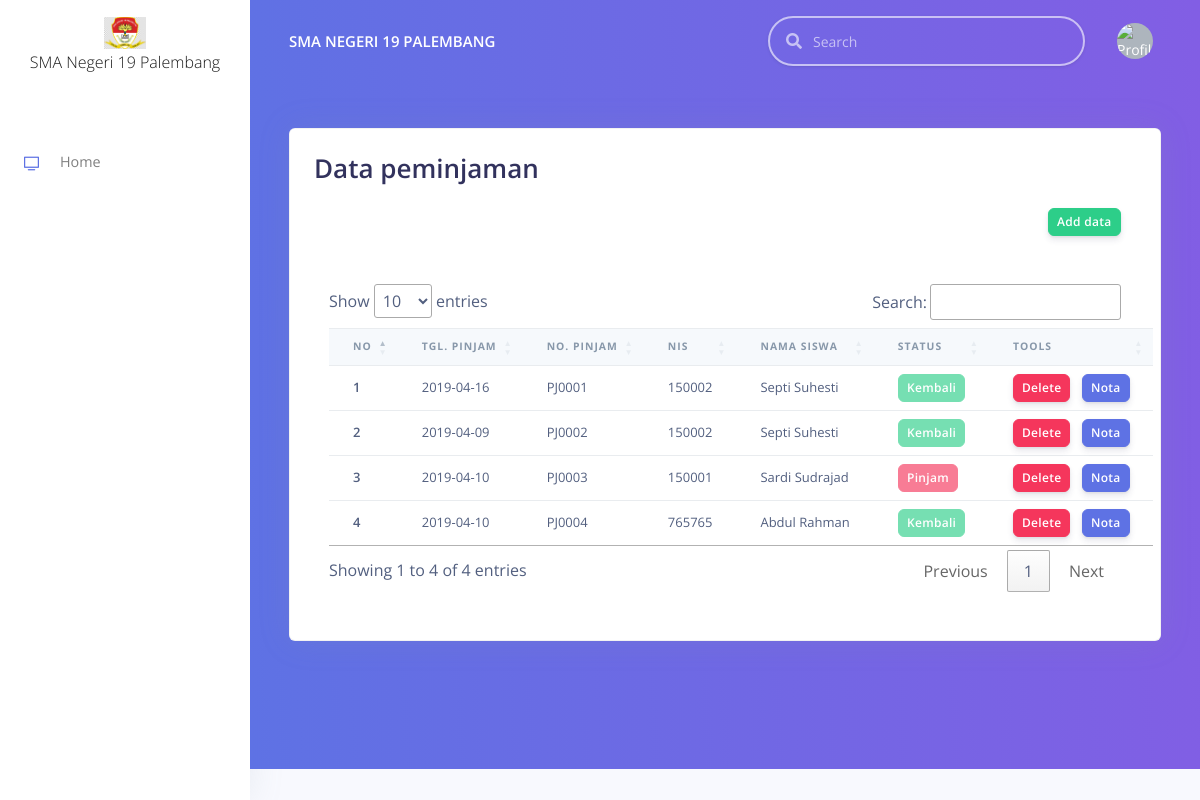
The page /index.php/peminjaman on the database its author committed.
### tables this page shows
CREATE TABLE `peminjaman` (
  `no_pinjam` varchar(6) NOT NULL,
  `tgl_pinjam` date NOT NULL,
  `kd_siswa` varchar(5) NOT NULL,
  `keterangan` varchar(100) NOT NULL,
  `lama_pinjam` int(2) NOT NULL,
  `status` enum('Pinjam','Kembali') NOT NULL,
  `kd_user` char(3) NOT NULL
);

CREATE TABLE `siswa` (
  `kd_siswa` char(5) NOT NULL,
  `nm_siswa` varchar(100) DEFAULT NULL,
  `nisn` varchar(20) DEFAULT NULL,
  `kelamin` char(1) DEFAULT NULL,
  `agama` varchar(20) DEFAULT NULL,
  `tempat_lahir` varchar(100) DEFAULT NULL,
  `tanggal_lahir` date DEFAULT NULL,
  `alamat` varchar(200) DEFAULT NULL,
  `no_telepon` varchar(20) DEFAULT NULL,
  `foto` varchar(20) DEFAULT NULL
);

### application/core/MY_Loader.php (called while the page is built, shortened)
<?php
class MY_Loader extends CI_Loader {
  public function template($template_name, $vars = array(), $return = FALSE)
  {
    if($return):
      $content  = $this->view('templates/header', $vars, $return);
      $content .= $this->view('templates/sidebar', $vars, $return);
      $content .= $this->view('templates/navbar', $vars, $return);
      $content .= $this->view($template_name, $vars, $return);
      $content .= $this->view('templates/footer', $vars, $return);
      return $content;
    else:
      $this->view($template_name, $vars);
    endif;
  }
}

### application/controllers/Peminjaman.php (called while the page is built, shortened)
<?php
class Peminjaman extends MY_Controller {
  public function __construct()
  {
    $this->load->model('peminjaman_model');
    $this->load->model('siswa_model');
    $this->load->model('kategori_model');
    $this->load->model('buku_model');
    $this->load->library('kode_baru');
  }
  public function index()
  {
    $data['title']          = 'Data peminjaman';
    $data['session']        = $this->session->userdata();
    $data['kode_baru']      = $this->kode_baru->generate_code('peminjaman', 'PJ');
    $data['siswa']          = $this->siswa_model->get_siswa();
    $data['peminjaman']     = $this->peminjaman_model->get_peminjaman()->result();
    $data['peminjaman_detil']     = $this->peminjaman_model->get_peminjaman_detil()->result();
    $data['buku']           = $this->buku_model->get_buku();
    $data['kategori']       = $this->kategori_model->get_kategori();
    $this->load->template('Pages/peminjaman-data', $data);
  }
}

### index.php (called while the page is built, shortened)
<?php
require_once BASEPATH.'core/CodeIgniter.php';

### application/models/Peminjaman_model.php (called while the page is built, shortened)
<?php
class Peminjaman_Model extends MY_Model {
  public function get_peminjaman()
  {
    $this->db->select('*')->from('peminjaman');
    $this->db->join('siswa', 'peminjaman.kd_siswa = siswa.kd_siswa', 'inner');
    $query = $this->db->get();
    return $query;
  }
  public function get_peminjaman_detil()
  {
    $this->db->select('*')->from('peminjaman_detil');
    $this->db->join('buku', 'peminjaman_detil.kd_buku = buku.kd_buku', 'inner');
    return $this->db->get();
  }
}

### application/views/Pages/peminjaman-data.php (the view, shortened to what this page needs)
<div class="header bg-gradient-primary pb-8 pt-5 pt-md-8">
  <div class="container-fluid">
    <div class="header-body">
      <div class="row">
        <div class="col">
          <div class="card shadow">
            <div class="card-header border-0">
              <h1 class="mb-0"><?= $title; ?></h1>
            </div>
            <div class="d-flex flex-row-reverse container-fluid">
              <a class="btn btn-sm btn-success" href="<?= base_url('peminjaman/add');?>">Add data</a>
            </div>
            <div class="table-responsive container-fluid my-5">
              <table id="table" class="table align-items-center table-flush">
                <thead class="thead-light">
                  <tr>
                    <th scope="col">No</th>
                    <th scope="col">Tgl. Pinjam</th>
                    <th scope="col">No. Pinjam</th>
                    <th scope="col">NIS</th>
                    <th scope="col">Nama Siswa</th>
                    <th scope="col">Status</th>
                    <th scope="col">Tools</th>
                  </tr>
                </thead>
                <tbody>
                <?php $no = 1; foreach($peminjaman as $peminjamans) {?>
                  <tr>
                    <th scope="row">
                      <?= $no++; ?>
                    </th>
                    <td>
                      <?= $peminjamans->tgl_pinjam; ?>
                    </td>
                    <td>
                      <?= $peminjamans->no_pinjam; ?>
                    </td>
                    <td>
                      <?= $peminjamans->nisn; ?>
                    </td>
                    <td>
                      <?= $peminjamans->nm_siswa; ?>
                    </td>
                    <td>
                      <?= $peminjamans->status === 'Kembali' ? '<button class="btn btn-success btn-sm" disabled>Kembali</button>' : '<button class="btn btn-sm btn-danger" disabled>Pinjam</button>' ?>
                    </td>
                    <td class="text-right">
                      <button data-id="<?= $peminjamans->no_pinjam; ?>" class="btn btn-sm btn-danger btn-delete">Delete</button>
                      <a href="<?= base_url('peminjaman/nota_pinjam/' . $peminjamans->no_pinjam);?>" type="submit" class="btn btn-sm btn-primary" value="submit">Nota</a>
                    </td>
                  </tr>
                <?php }; ?>
                </tbody>
              </table>
            </div>
          </div>
        </div>
      </div>
    </div>
  </div>
</div>

### rows shown on the page
peminjaman: tgl_pinjam "2019-04-16", no_pinjam "PJ0001", kd_siswa.nisn "150002", kd_siswa.nm_siswa "Septi Suhesti", status "Kembali"
peminjaman: tgl_pinjam "2019-04-09", no_pinjam "PJ0002", kd_siswa.nisn "150002", kd_siswa.nm_siswa "Septi Suhesti", status "Kembali"
peminjaman: tgl_pinjam "2019-04-10", no_pinjam "PJ0003", kd_siswa.nisn "150001", kd_siswa.nm_siswa "Sardi Sudrajad", status "Pinjam"
peminjaman: tgl_pinjam "2019-04-10", no_pinjam "PJ0004", kd_siswa.nisn "765765", kd_siswa.nm_siswa "Abdul Rahman", status "Kembali"

### other values the page prints
$title "Data peminjaman"
